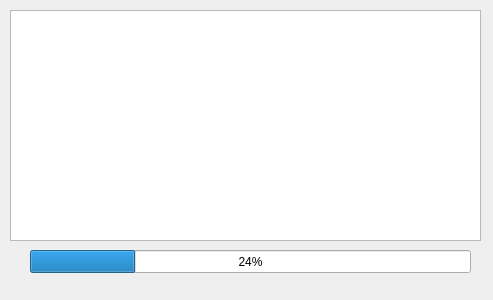
<?xml version="1.0" encoding="UTF-8"?>
<ui version="4.0">
 <class>Form</class>
 <widget class="QWidget" name="Form">
  <property name="geometry">
   <rect>
    <x>0</x>
    <y>0</y>
    <width>493</width>
    <height>300</height>
   </rect>
  </property>
  <property name="windowTitle">
   <string>Form</string>
  </property>
  <widget class="QProgressBar" name="progressBar">
   <property name="geometry">
    <rect>
     <x>30</x>
     <y>250</y>
     <width>441</width>
     <height>23</height>
    </rect>
   </property>
   <property name="value">
    <number>24</number>
   </property>
  </widget>
  <widget class="QPlainTextEdit" name="plainTextEdit">
   <property name="geometry">
    <rect>
     <x>10</x>
     <y>10</y>
     <width>471</width>
     <height>231</height>
    </rect>
   </property>
  </widget>
 </widget>
 <resources/>
 <connections/>
</ui>
